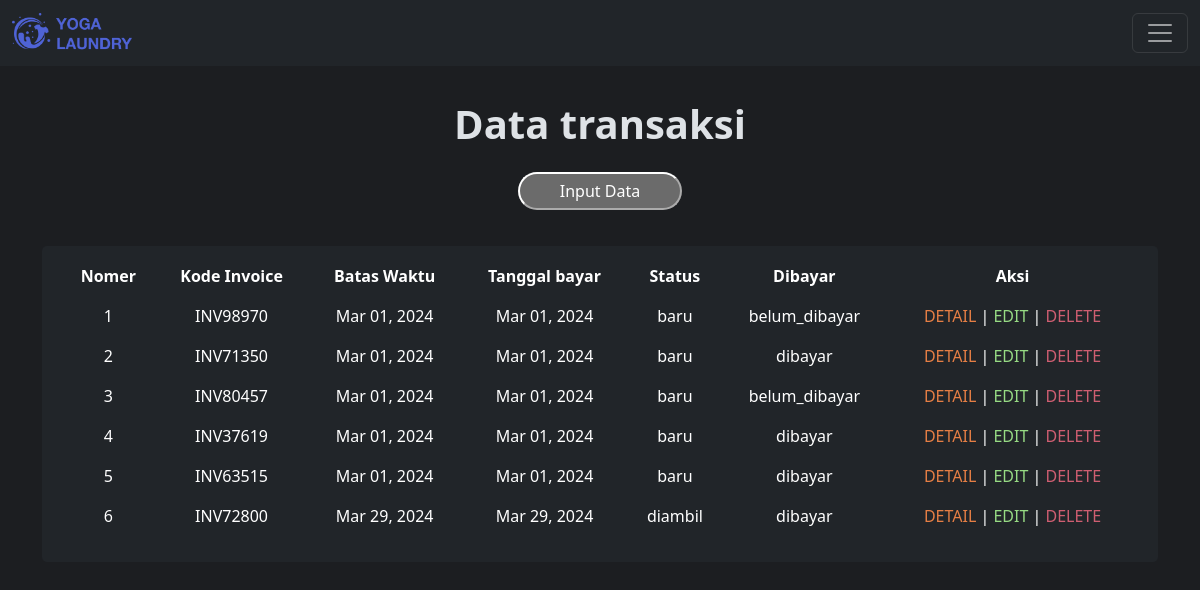
Page /php/view/control.php?page=view_transaksi (signed in) on the committed database.
### tables this page shows
CREATE TABLE `tb_transaksi` (
  `id` int NOT NULL,
  `id_outlet` int NOT NULL,
  `kode_invoice` varchar(100) NOT NULL,
  `id_member` int NOT NULL,
  `tgl` datetime NOT NULL,
  `batas_waktu` datetime NOT NULL,
  `tgl_bayar` datetime NOT NULL,
  `biaya_tambahan` int NOT NULL,
  `diskon` double NOT NULL,
  `pajak` int NOT NULL,
  `status` enum('baru','proses','selesai','diambil') NOT NULL,
  `dibayar` enum('dibayar','belum_dibayar') NOT NULL,
  `id_user` int NOT NULL
);

### php/view/control.php (called while the page is built)
<?php
include_once "../template/header.php";
include_once "../template/content.php";
include_once "../template/footer.php";

### php/view/transaksi.php (the view)
<div class="view-container">
  <h1 class="fw-bold">Data transaksi</h1>
  <a href="./control.php?page=add_transaksi">
    <button class="view-button">Input Data</button>
  </a>
  <div class="container">
    <div class="table-container">
      <table class="table table-borderless table-hover">
        <thead class="table-header text-center">
          <th>Nomer</th>
          <th>Kode Invoice</th>
          <th>Batas Waktu</th>
          <th>Tanggal bayar</th>
          <th>Status</th>
          <th>Dibayar</th>
          <th>Aksi</th>
        </thead>
        <?php
        $tampil = mysqli_query($koneksi, "SELECT * FROM tb_transaksi");
        $no = 1;
        while ($hasil = mysqli_fetch_array($tampil)) {
          $batas_waktu = date("M d, Y", strtotime($hasil['batas_waktu']));
          $tgl_bayar = date("M d, Y", strtotime($hasil['tgl_bayar']));
        ?>
          <tr class="text-center">
            <td><?= $no++ ?></td>
            <td><?= $hasil['kode_invoice']; ?></td>
            <td><?= $batas_waktu; ?></td>
            <td><?= $tgl_bayar; ?></td>
            <td><?= $hasil['status']; ?></td>
            <td><?= $hasil['dibayar']; ?></td>
            <td>
              <div class="action-container">
                <a style="color:#e67f45;" href="./control.php?page=detail_transaksi&id=<?= $hasil['id']; ?>">DETAIL</a> | <a style="color:#97db84;" href="./control.php?page=update_transaksi&id=<?= $hasil['id']; ?>">EDIT</a> | <a style="color:#cf5e71" href="../delete/delete_transaksi.php?id=<?= $hasil['id']; ?>">DELETE
              </div>
            </td>
          </tr>
        <?php } ?>
      </table>
    </div>
  </div>
</div>

### style/style.css (style rules this page uses)
body { background-color: #1c1e21 !important; }
.table-container { background-color: #212529; border-radius: 5px; padding: 10px 20px; margin: 20px 0; }
.view-container { display: flex; flex-direction: column; align-items: center; gap: 1rem; padding: 100px 0; }
.view-button { border-radius: 150px; padding: 5px 40px; }

### php/template/header.php (style rules this page uses)
* { text-decoration: none !important; }

### rows in the picture
tb_transaksi: kode_invoice "INV98970", batas_waktu "Mar 01, 2024", tgl_bayar "Mar 01, 2024", status "baru", dibayar "belum_dibayar"
tb_transaksi: kode_invoice "INV71350", batas_waktu "Mar 01, 2024", tgl_bayar "Mar 01, 2024", status "baru", dibayar "dibayar"
tb_transaksi: kode_invoice "INV80457", batas_waktu "Mar 01, 2024", tgl_bayar "Mar 01, 2024", status "baru", dibayar "belum_dibayar"
tb_transaksi: kode_invoice "INV37619", batas_waktu "Mar 01, 2024", tgl_bayar "Mar 01, 2024", status "baru", dibayar "dibayar"
tb_transaksi: kode_invoice "INV63515", batas_waktu "Mar 01, 2024", tgl_bayar "Mar 01, 2024", status "baru", dibayar "dibayar"
tb_transaksi: kode_invoice "INV72800", batas_waktu "Mar 29, 2024", tgl_bayar "Mar 29, 2024", status "diambil", dibayar "dibayar"
